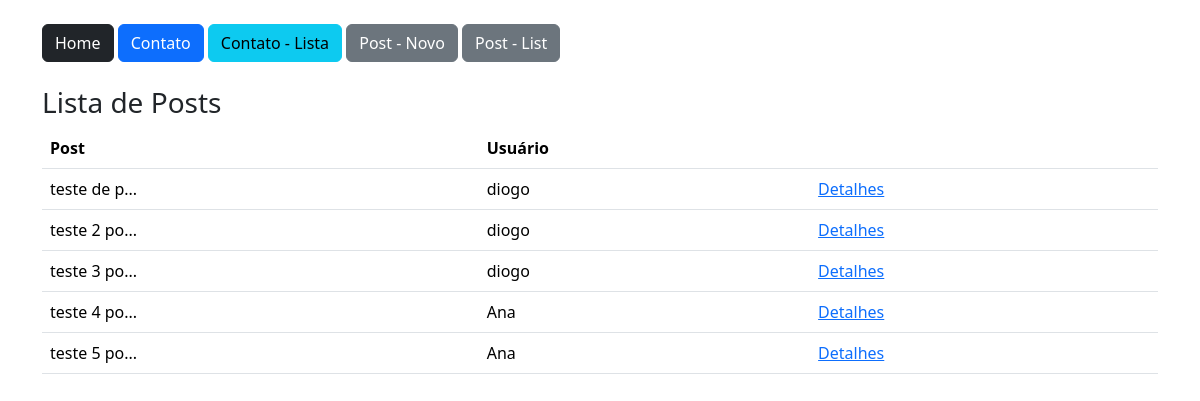
Screenshot of /post/lista/ (signed in) with the database file from the repository.
### app/models.py (models this page shows)
class Post(db.Model):
     id = db.Column(db.Integer, primary_key=True)
     data_criacao = db.Column(db.DateTime, default=datetime.utcnow())
     mensagem = db.Column(db.String, nullable=True)
     user_id = db.Column(db.Integer, db.ForeignKey('user.id'), nullable=True)
     comentarios = db.relationship('PostComentarios', backref='post', lazy=True)
     def msg_resumo(self):
        return f"{self.mensagem[:10]}..."

class User(db.Model, UserMixin):
    id = db.Column(db.Integer, primary_key=True)
    nome = db.Column(db.String, nullable=True)
    sobrenome = db.Column(db.String, nullable=True)
    email = db.Column(db.String, nullable=True)
    senha = db.Column(db.String, nullable=True)
    posts = db.relationship('Post', backref='user', lazy=True)
    post_comentarios = db.relationship('PostComentarios', backref='user', lazy=True)

### app/views.py (the view)
@app.route('/post/lista/')
@login_required
def postLista():
    posts = Post.query.all()
    return render_template('post_lista.html', posts=posts)

### app/models.py (called while the page is built)
@login_manager.user_loader
def load_user(user_id):
    return User.query.get(user_id)

### app/templates/post_lista.html
{% extends 'base.html' %}
{% block content %}
    <div class="container">
        {% include 'nav.html' %}
        <div class="row mt-4">
            <h3>Lista de Posts</h3>
            <div class="col-12">
                <table class="table">
                    <thead>
                        <tr>
                            <th>Post</th>
                            <th>Usuário</th>
                            <th></th>
                        </tr>
                    </thead>
                    <tbody>
                        {% for linha in posts %}
                        <tr>
                            <td>{{linha.msg_resumo()}}</td>
                            <td>{{linha.user.nome}}</td>
                            <td><a href="{{url_for('postDetail', id=linha.id)}}">Detalhes</a></td>
                        </tr>
                        {% endfor %}
                    </tbody>
                </table>
            </div>
        </div>
    </div>
{% endblock %}

### rows the page displays
Post: msg_resumo "teste de p...", user.nome "diogo"
Post: msg_resumo "teste 2 po...", user.nome "diogo"
Post: msg_resumo "teste 3 po...", user.nome "diogo"
Post: msg_resumo "teste 4 po...", user.nome "Ana"
Post: msg_resumo "teste 5 po...", user.nome "Ana"
